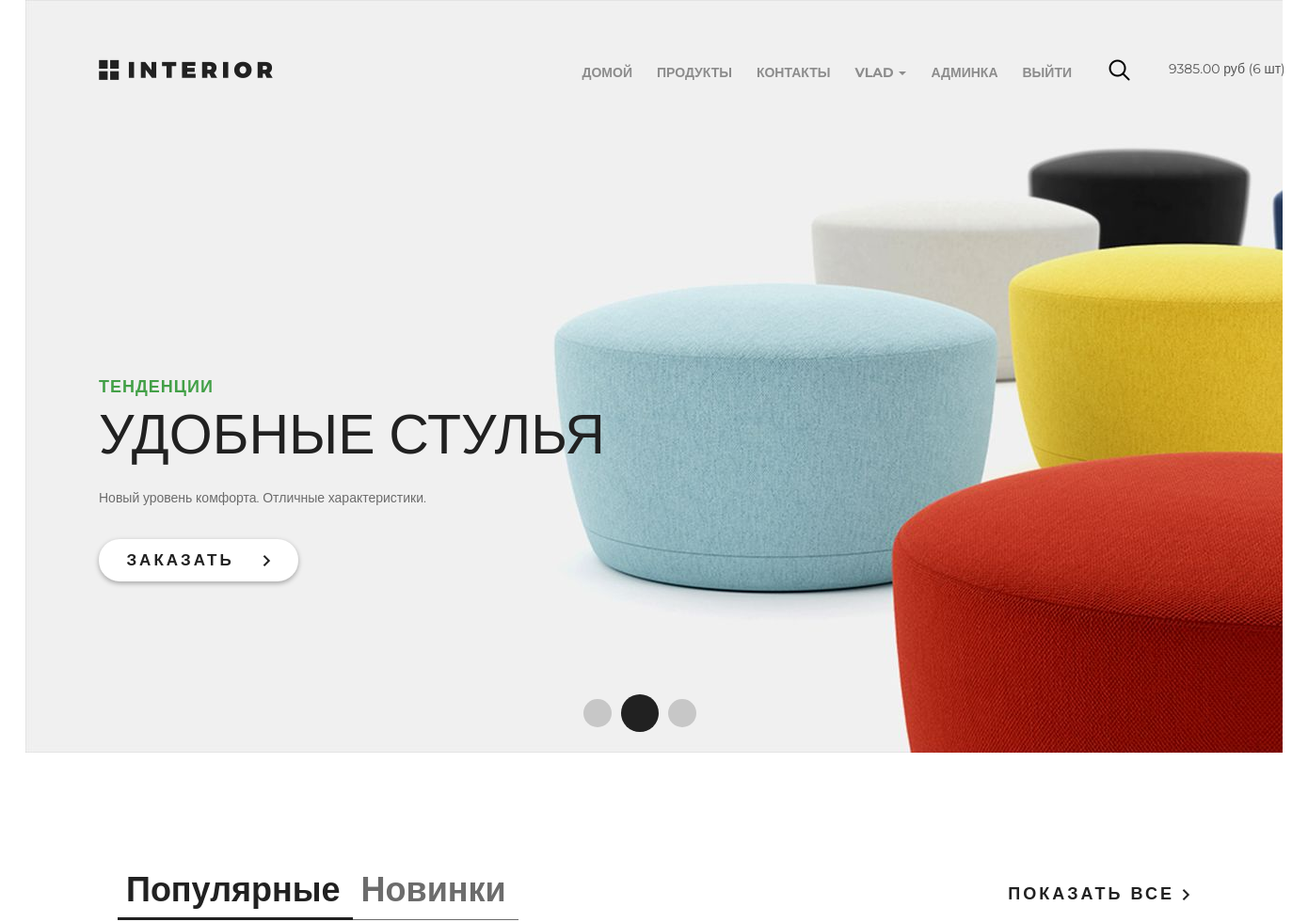
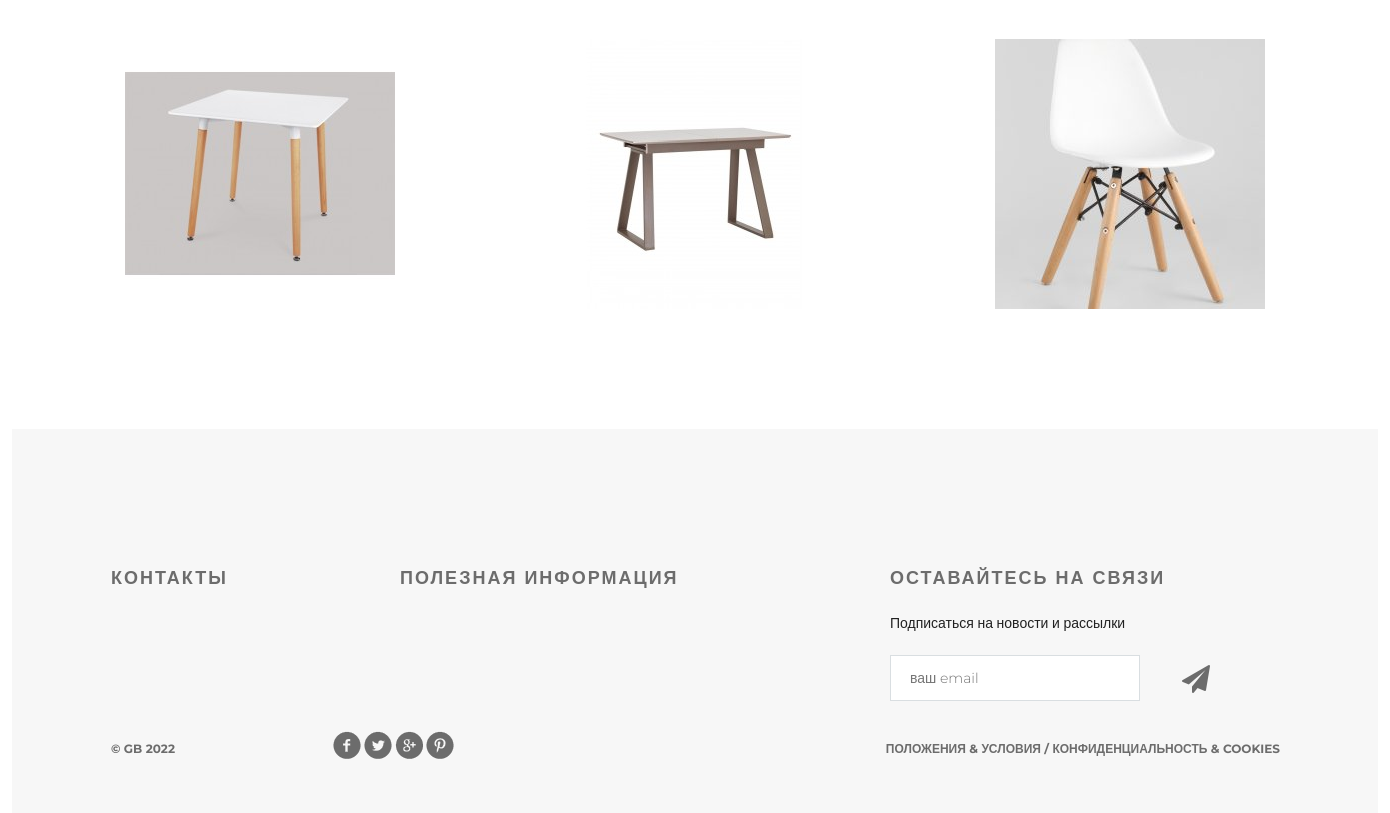
Page / (signed in) on the committed database (2 pictures, top to bottom).
### authapp/models.py (models this page shows, shortened)
class ShopUser(AbstractUser):
    age = models.PositiveIntegerField(verbose_name="возраст", default=18)
    city = models.CharField(max_length=64, verbose_name="город", blank=True)
    phone_number = models.CharField(
        max_length=14, verbose_name="номер телефона", blank=True
    )
    avatar = models.ImageField(upload_to="user_avatars", blank=True)
    activation_key = models.CharField(
        verbose_name="ключ активации", max_length=128, null=True
    )
    activation_expiration_date = models.DateTimeField(
        verbose_name="Истечение активации", default=default_key_expiration_date
    )

### cartapp/models.py (models this page shows, shortened)
class Cart(models.Model):
    user = models.ForeignKey(
        settings.AUTH_USER_MODEL, on_delete=models.CASCADE, related_name="cart"
    )
    product = models.ForeignKey(Product, on_delete=models.CASCADE)
    quantity = models.PositiveIntegerField(verbose_name="количество", default=0)
    add_datetime = models.DateTimeField(verbose_name="время", auto_now_add=True)
    objects = CartManager()

### mainapp/models.py (models this page shows, shortened)
class Product(models.Model):
    class Meta:
        ordering = ("-price", "name")
    name = models.CharField(verbose_name="имя", max_length=128, unique=True)
    description = models.TextField(verbose_name="описание", blank=True, null=True)
    category = models.ForeignKey(ProductCategory, on_delete=models.SET_NULL, null=True)
    short_description = models.TextField(
        verbose_name="короткое описание", max_length=64, blank=True
    )
    price = models.DecimalField(
        verbose_name="цена", max_digits=8, decimal_places=2, default=0
    )
    price_with_discount = models.DecimalField(
        verbose_name="цена со скидкой", max_digits=8, decimal_places=2, default=0
    )
    quantity = models.PositiveIntegerField(
        verbose_name="количество товаров на складе", default=0
    )
    image = models.ImageField(upload_to="products_image", blank=True)
    is_active = models.BooleanField(verbose_name="В каталоге", db_index=True, default=True)

### mainapp/views.py (the view)
# urls.py: path("", mainapp_views.index, name="index"),
def index(request):
    title = "Главная"
    products = Product.objects.filter(
        is_active=True, category__is_active=True
    ).select_related("category")[:3]
    return render(
        request,
        "mainapp/index.html",
        context={
            "title": "Магазин",
            "content_block_class": "slider",
            "links": MENU_LINKS,
            "products": products,
        },
    )

### cartapp/models.py (called while the page is built)
    @cached_property
    def amount(self):
        return sum(item.quantity for item in self.all())

    @cached_property
    def total_cost(self):
        return sum(item.product.price * item.quantity for item in self.all())

    @cached_property
    def has_items(self):
        return bool(len(self.all()))

### mainapp/context_processors.py (called while the page is built)
def cart(request):
    cart = []
    if request.user.is_authenticated:
        cart = Cart.objects.filter(user=request.user)
    return {
        "cart": cart,
    }

### templates/mainapp/index.html (shortened to what this page needs)
{% extends 'mainapp/base.html' %}
{% load static %}
{% block menu %}
{% include 'mainapp/include/inc_menu.html'%}
	<div class="text-slider">
		<h3 class="green">тенденции</h3>
		<h3 class="big"> удобные стулья</h3>
		<p>Новый уровень комфорта. Отличные характеристики.</p>
		<a href="{% url 'products:index' %}" class="button-order">заказать <img src="/static/img/arrow.png" alt=""></a>
	</div>
	<div class="navi">
		<a href="#"></a><a href="#"></a><a href="#"></a>
	</div>
{% endblock %}
{% block content %}
    <div class="featured">
        <div class="featured-menu">
            <a class="active" href="#">Популярные</a><a href="#">Новинки</a>
        </div>
        <a class="explore" href="{% url 'products:category' 0 %}">показать все <img src="{% static 'img/arrow.png' %}" alt=""></a>
        <div class="clearfix">
        </div>
        <div class="tab-content">
            {% for product in products %}
                <div class="block">
                    <a href="{% url 'products:product' product.pk %}">
                        <img src="/media/{{ product.image }}" alt="{{ product.short_desc }}">
                    </a>
                </div>
            {% endfor %}
        </div>
    </div>
    <div class="clr"></div>
{% endblock %}

### templates/mainapp/include/inc_menu.html (shortened to what this page needs)
<div class="header clearfix">
  <a href="{% url 'index' %}" class="logo"></a>
  <ul class="menu">
    <li>
      <a
        href="{% url 'index' %}"
        class="{% if request.resolver_match.url_name == 'main' %}active{% endif %}"
      >
        домой
      </a>
    </li>
    <li>
      <a
        href="{% url 'products:index' %}"
        class="{% if request.resolver_match.namespace == 'products' %}active{% endif %}"
      >
        продукты
      </a>
    </li>
    <li>
      <a
        href="{% url 'contact' %}"
        class="{% if request.resolver_match.url_name == 'contact' %}active{% endif %}"
      >
        контакты
      </a>
    </li>
    {% if user.is_authenticated %}
    <li>
      <div class="dropdown">
        <a class="dropdown-toggle" href="" data-toggle="dropdown">
          {{ user.first_name|default:'Пользователь' }}
          <span class="caret"></span>
        </a>
      </div>
    </li>
    {% endif %} {% if user.is_superuser %}
    <li>
      <a href="{% url 'admin:users' %}">админка</a>
    </li>
    {% endif %}
    <li>
      {% if user.is_authenticated %}
      <a href="{% url 'auth:logout' %}">выйти</a>
      {% else %}
      <a href="{% url 'auth:login' %}">войти</a>
      {% endif %}
    </li>
  </ul>
  <a href="#" class="search"></a>
  <a href="{% url 'cart:view' %}" class="cart">
    <span>
        {% if request.user.cart.has_items %} {{ request.user.cart.total_cost }}
        руб ({{ request.user.cart.amount }} шт)
        {% endif %}
    </span>
  </a>
</div>

### static/css/style.css (style rules this page uses)
* { margin: 0; padding: 0; }
body { font-family: 'Montserrat', sans-serif; }
html, body { height: 100%; }
.clr { height: 384px; }
.logo { background-image: url(/static/img/logo.png); margin-top: 63px; width: 185px; height: 22px; float: left; }
.menu { list-style-type: none; margin-top: 67px; float: right; }
.menu li { float: left; }
.menu a { color: #8c8c8c; font-size: 14px; font-weight: 700; text-align: right; text-transform: uppercase; text-decoration: none; padding: 10px 13px; }
.search { display: block; width: 23px; height: 23px; background-image: url(/static/img/search.png); position: absolute; top: 63px; left: 1151px; }
.cart { display: block; width: 23px; height: 23px; background-image: url(/static/img/cart.png); position: absolute; top: 63px; left: 1185px; text-decoration: none; color: #555; }
.cart span { display: block; margin-left: 30px; width: 150px; }
.clearfix:after { content: ""; display: block; clear: both; }
.text-slider { margin-top: 288px; position: absolute; }
.text-slider p { color: #6c6c6c; font-size: 14px; text-align: left; width: 458px; line-height: 24px; }
.button-order { background-color: #ffffff; box-shadow: 0px 2px 4.85px 0.15px rgba(33, 33, 33, 0.35); width: 212px; height: 45px; display: block; text-transform: uppercase; text-align: center; border-radius: 22px; text-decoration: none; color: #212121; font-size: 17px; font-weight: 700; line-height: 45px; margin-top: 32px; letter-spacing: 3px; }
.button-order img { padding-left: 22px; }
.green { text-transform: uppercase; color: #43a047; font-size: 18px; font-weight: 700; text-align: left; margin-bottom: 22px; line-height: 13px; letter-spacing: 1px; }
.big { color: #212121; font-size: 59px; line-height: 43px; text-transform: uppercase; font-weight: 100; margin-bottom: 34px; }
.navi { position: absolute; bottom: 22px; right: 618px; display: flex; width: 130px; height: 40px; justify-content: space-between; align-items: center; }
.navi a { display: block; width: 30px; height: 30px; border-radius: 50%; background-color: rgba(33, 33, 33, 0.2); float: left; margin: 0px 5px; }
.navi a:nth-child(2) { display: block; width: 40px; height: 40px; border-radius: 50%; background-color: #212121; float: left; margin: 0px; }
.featured { padding-left: 98px; padding-right: 98px; }
.featured-menu { margin-top: 120px; width: 300px; height: 49px; float: left; }
.featured-menu a { color: #6c6c6c; font-size: 36px; font-weight: 700; text-align: left; text-decoration: none; border-bottom: 1px solid #6c6c6c; padding-bottom: 10px; padding-right: 13px; padding-left: 9px; }
.featured-menu .active { font-size: 36px; font-weight: 700; text-align: left; color: #212121; border-bottom: 3px solid #212121; padding-bottom: 8px; }
.explore { text-transform: uppercase; color: #212121; font-size: 18px; font-weight: 700; line-height: 24px; text-align: center; float: right; margin-top: 138px; letter-spacing: 3px; text-decoration: none; }
.tab-content { margin-top: 50px; display: flex; justify-content: space-between; margin-bottom: 120px; }
.tab-content .block { height: 270px; width: 270px; position: relative; }

### rows in the picture
ShopUser: first_name "VLAD", user.cart.total_cost "9385.00", user.cart.amount "6"
Product: image (picture)
Product: image (picture)
Product: image (picture)
